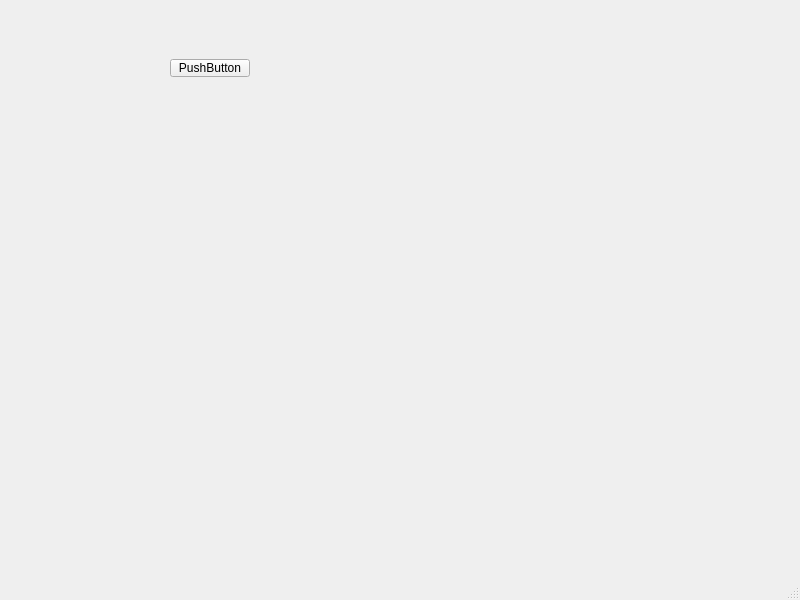
<?xml version="1.0" encoding="UTF-8"?>
<ui version="4.0">
 <class>SecondChance</class>
 <widget class="QMainWindow" name="SecondChance">
  <property name="geometry">
   <rect>
    <x>0</x>
    <y>0</y>
    <width>800</width>
    <height>600</height>
   </rect>
  </property>
  <property name="windowTitle">
   <string>SecondChance</string>
  </property>
  <widget class="QWidget" name="centralwidget">
   <widget class="QStackedWidget" name="stackedWidget">
    <property name="geometry">
     <rect>
      <x>0</x>
      <y>-1</y>
      <width>431</width>
      <height>281</height>
     </rect>
    </property>
    <property name="currentIndex">
     <number>0</number>
    </property>
    <widget class="QWidget" name="page">
     <widget class="QPushButton" name="pushButton">
      <property name="geometry">
       <rect>
        <x>170</x>
        <y>60</y>
        <width>80</width>
        <height>18</height>
       </rect>
      </property>
      <property name="text">
       <string>PushButton</string>
      </property>
     </widget>
    </widget>
    <widget class="QWidget" name="page_2">
     <widget class="QCheckBox" name="checkBox">
      <property name="geometry">
       <rect>
        <x>180</x>
        <y>90</y>
        <width>57</width>
        <height>17</height>
       </rect>
      </property>
      <property name="text">
       <string>CheckBox</string>
      </property>
     </widget>
    </widget>
   </widget>
  </widget>
  <widget class="QMenuBar" name="menubar">
   <property name="geometry">
    <rect>
     <x>0</x>
     <y>0</y>
     <width>800</width>
     <height>17</height>
    </rect>
   </property>
  </widget>
  <widget class="QStatusBar" name="statusbar"/>
 </widget>
 <resources/>
 <connections/>
</ui>
